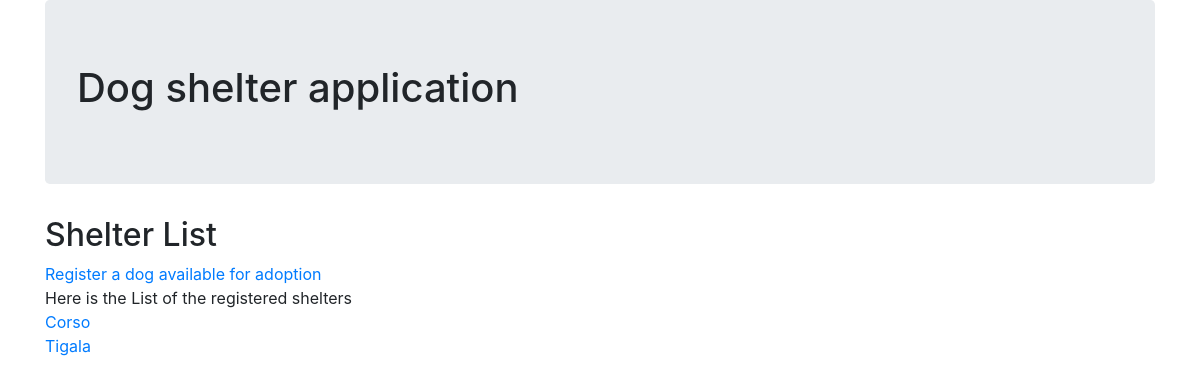
Before: / with the older database file.
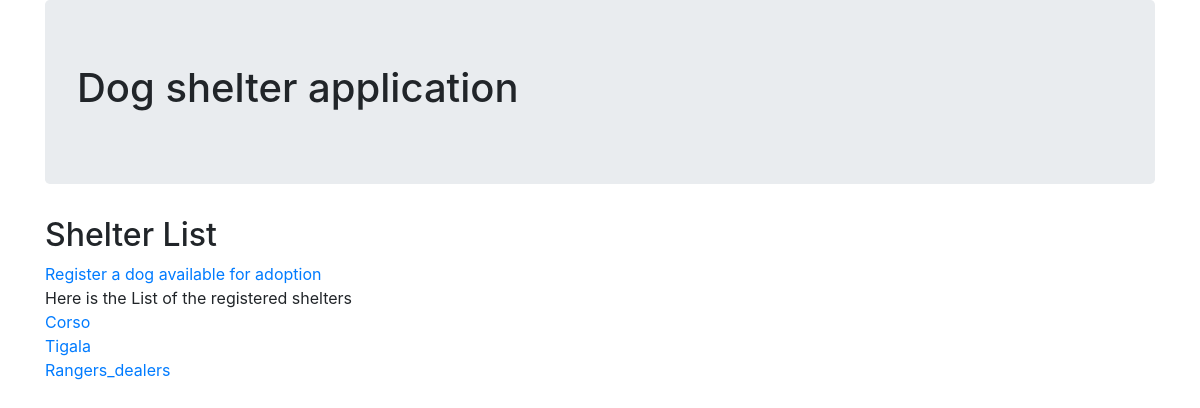
After: the same page with the newer database file.
### dog_shelters/models.py (models this page shows, shortened)
class Shelter(models.Model):
    name = models.CharField(max_length=200)
    location = models.CharField(max_length=200)

### dog_shelters/views.py (the view)
# urls.py: path('', views.shelter_list, name='shelter_list'),
def shelter_list(request):
    shelters = models.Shelter.objects.all()
    context = {'shelters':shelters}
    return render(request, 'shelter_list.html', context)

### dog_shelters/templates/shelter_list.html (shortened to what this page needs)
{% extends 'base.html' %}
{% block content %}
<h2>Shelter List</h2>
    <div>
        <a href="{% url 'dog_register' %}">Register a dog available for adoption</a>
    </div>
<div>Here is the List of the registered shelters</div>
    {% for shelter in shelters %}
        <div>
            <a href="{% url 'shelter_detail' shelter.id %}">
                {{ shelter.name }}
            </a>
        </div>
    {% endfor %}
{% endblock %}

### dog_shelters/templates/base.html (shortened to what this page needs)
<!DOCTYPE html>
<html lang="en">
<head>
    <link rel="stylesheet" href="style.css">
    <link rel="stylesheet" href="https://cdn.jsdelivr.net/npm/bootstrap@4.6.0/dist/css/bootstrap.min.css">
</head>
<body>
    <article class="container">
        <section class="jumbotron">
            <h1>Dog shelter application</h1>
        </section>
        {% block content %}
        {% endblock %}
    </article>
</body>
</html>

Changed rows visible on the page:
added Shelter: name "Rangers_dealers"
